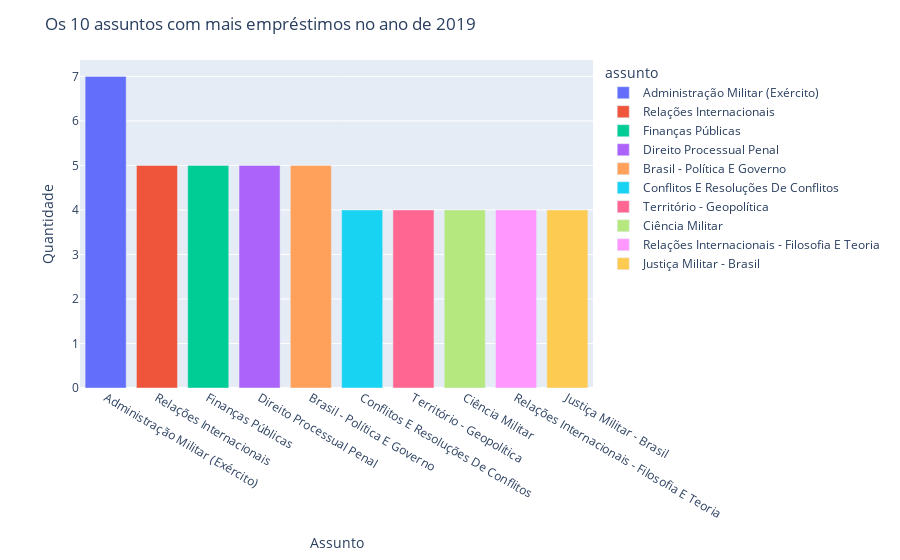

Write notebook code for a chart like this one.
### Code cell
grafico3 = px.bar(emprestimo_2019, x='assunto', y='quantidade', hover_name = 'assunto', color = 'assunto')
grafico3.update_layout(xaxis_title_text = 'Assunto', yaxis_title_text = 'Quantidade',
                       title_text = 'Os 10 assuntos com mais empréstimos no ano de 2019')

### Figure 1 — Plotly figure (JSON) as saved in the notebook; plotly's stock layout.template omitted (floating-point values rounded to 4 significant figures)
{"data": [{"alignmentgroup": "True", "hovertemplate": "<b>%{hovertext}</b><br><br>assunto=%{x}<br>quantidade=%{y}<extra></extra>", "hovertext": ["Administração Militar (Exército)"], "legendgroup": "Administração Militar (Exército)", "marker": {"color": "#636efa", "pattern": {"shape": ""}}, "name": "Administração Militar (Exército)", "offsetgroup": "Administração Militar (Exército)", "orientation": "v", "showlegend": true, "textposition": "auto", "type": "bar", "x": ["Administração Militar (Exército)"], "xaxis": "x", "y": [7], "yaxis": "y"}, {"alignmentgroup": "True", "hovertemplate": "<b>%{hovertext}</b><br><br>assunto=%{x}<br>quantidade=%{y}<extra></extra>", "hovertext": ["Relações Internacionais"], "legendgroup": "Relações Internacionais", "marker": {"color": "#EF553B", "pattern": {"shape": ""}}, "name": "Relações Internacionais", "offsetgroup": "Relações Internacionais", "orientation": "v", "showlegend": true, "textposition": "auto", "type": "bar", "x": ["Relações Internacionais"], "xaxis": "x", "y": [5], "yaxis": "y"}, {"alignmentgroup": "True", "hovertemplate": "<b>%{hovertext}</b><br><br>assunto=%{x}<br>quantidade=%{y}<extra></extra>", "hovertext": ["Finanças Públicas "], "legendgroup": "Finanças Públicas ", "marker": {"color": "#00cc96", "pattern": {"shape": ""}}, "name": "Finanças Públicas ", "offsetgroup": "Finanças Públicas ", "orientation": "v", "showlegend": true, "textposition": "auto", "type": "bar", "x": ["Finanças Públicas "], "xaxis": "x", "y": [5], "yaxis": "y"}, {"alignmentgroup": "True", "hovertemplate": "<b>%{hovertext}</b><br><br>assunto=%{x}<br>quantidade=%{y}<extra></extra>", "hovertext": ["Direito Processual Penal"], "legendgroup": "Direito Processual Penal", "marker": {"color": "#ab63fa", "pattern": {"shape": ""}}, "name": "Direito Processual Penal", "offsetgroup": "Direito Processual Penal", "orientation": "v", "showlegend": true, "textposition": "auto", "type": "bar", "x": ["Direito Processual Penal"], "xaxis": "x", "y": [5], "yaxis": "y"}, {"alignmentgroup": "True", "hovertemplate": "<b>%{hovertext}</b><br><br>assunto=%{x}<br>quantidade=%{y}<extra></extra>", "hovertext": ["Brasil - Política E Governo"], "legendgroup": "Brasil - Política E Governo", "marker": {"color": "#FFA15A", "pattern": {"shape": ""}}, "name": "Brasil - Política E Governo", "offsetgroup": "Brasil - Política E Governo", "orientation": "v", "showlegend": true, "textposition": "auto", "type": "bar", "x": ["Brasil - Política E Governo"], "xaxis": "x", "y": [5], "yaxis": "y"}, {"alignmentgroup": "True", "hovertemplate": "<b>%{hovertext}</b><br><br>assunto=%{x}<br>quantidade=%{y}<extra></extra>", "hovertext": ["Conflitos E Resoluções De Conflitos"], "legendgroup": "Conflitos E Resoluções De Conflitos", "marker": {"color": "#19d3f3", "pattern": {"shape": ""}}, "name": "Conflitos E Resoluções De Conflitos", "offsetgroup": "Conflitos E Resoluções De Conflitos", "orientation": "v", "showlegend": true, "textposition": "auto", "type": "bar", "x": ["Conflitos E Resoluções De Conflitos"], "xaxis": "x", "y": [4], "yaxis": "y"}, {"alignmentgroup": "True", "hovertemplate": "<b>%{hovertext}</b><br><br>assunto=%{x}<br>quantidade=%{y}<extra></extra>", "hovertext": ["Território - Geopolítica"], "legendgroup": "Território - Geopolítica", "marker": {"color": "#FF6692", "pattern": {"shape": ""}}, "name": "Território - Geopolítica", "offsetgroup": "Território - Geopolítica", "orientation": "v", "showlegend": true, "textposition": "auto", "type": "bar", "x": ["Território - Geopolítica"], "xaxis": "x", "y": [4], "yaxis": "y"}, {"alignmentgroup": "True", "hovertemplate": "<b>%{hovertext}</b><br><br>assunto=%{x}<br>quantidade=%{y}<extra></extra>", "hovertext": ["Ciência Militar"], "legendgroup": "Ciência Militar", "marker": {"color": "#B6E880", "pattern": {"shape": ""}}, "name": "Ciência Militar", "offsetgroup": "Ciência Militar", "orientation": "v", "showlegend": true, "textposition": "auto", "type": "bar", "x": ["Ciência Militar"], "xaxis": "x", "y": [4], "yaxis": "y"}, {"alignmentgroup": "True", "hovertemplate": "<b>%{hovertext}</b><br><br>assunto=%{x}<br>quantidade=%{y}<extra></extra>", "hovertext": ["Relações Internacionais - Filosofia E Teoria "], "legendgroup": "Relações Internacionais - Filosofia E Teoria ", "marker": {"color": "#FF97FF", "pattern": {"shape": ""}}, "name": "Relações Internacionais - Filosofia E Teoria ", "offsetgroup": "Relações Internacionais - Filosofia E Teoria ", "orientation": "v", "showlegend": true, "textposition": "auto", "type": "bar", "x": ["Relações Internacionais - Filosofia E Teoria "], "xaxis": "x", "y": [4], "yaxis": "y"}, {"alignmentgroup": "True", "hovertemplate": "<b>%{hovertext}</b><br><br>assunto=%{x}<br>quantidade=%{y}<extra></extra>", "hovertext": ["Justiça Militar - Brasil"], "legendgroup": "Justiça Militar - Brasil", "marker": {"color": "#FECB52", "pattern": {"shape": ""}}, "name": "Justiça Militar - Brasil", "offsetgroup": "Justiça Militar - Brasil", "orientation": "v", "showlegend": true, "textposition": "auto", "type": "bar", "x": ["Justiça Militar - Brasil"], "xaxis": "x", "y": [4], "yaxis": "y"}], "layout": {"barmode": "relative", "legend": {"title": {"text": "assunto"}, "tracegroupgap": 0}, "margin": {"t": 60}, "title": {"text": "Os 10 assuntos com mais empréstimos no ano de 2019"}, "xaxis": {"anchor": "y", "categoryarray": ["Administração Militar (Exército)", "Relações Internacionais", "Finanças Públicas ", "Direito Processual Penal", "Brasil - Política E Governo", "Conflitos E Resoluções De Conflitos", "Território - Geopolítica", "Ciência Militar", "Relações Internacionais - Filosofia E Teoria ", "Justiça Militar - Brasil"], "categoryorder": "array", "domain": [0, 1], "title": {"text": "Assunto"}}, "yaxis": {"anchor": "x", "domain": [0, 1], "title": {"text": "Quantidade"}}}}
